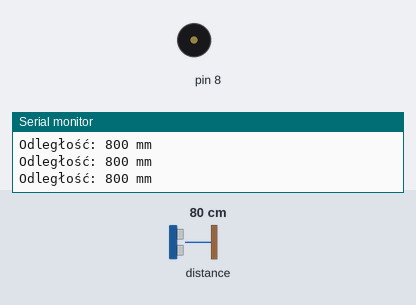
Simulated run of this sketch. Board: Arduino Uno, built with avr-gcc and run on an emulated ATmega328P. Parts: buzzer (waves = sounding), the last lines printed to the serial monitor. The test bench sets the inputs (shaded band); at power-on: distance to the obstacle 80 cm.

Above: at 1.2 s.
1.3 s: distance to the obstacle set to 32 cm
2.8 s: distance to the obstacle set to 27 cm
At 3.8 s:
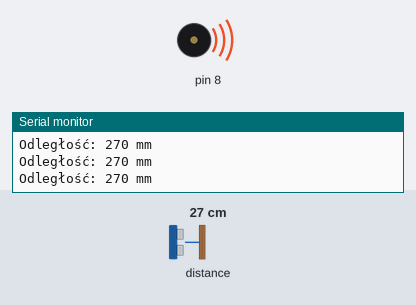
Timing chart, 0 to 5.8 s (numbered marks = the images above; inputs shaded):
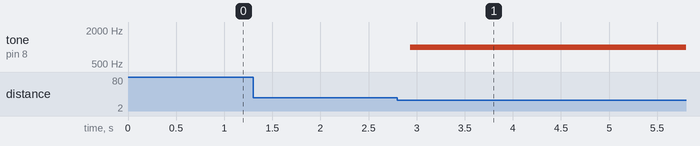

The sketch:

microcontroller_sc.ino
```cpp
#include <Wire.h>
#include <Adafruit_VL53L0X.h>

Adafruit_VL53L0X sensor;

void setup() {
  Serial.begin(9600);
  Wire.begin();
  sensor.begin();

  pinMode(8, OUTPUT);
}

void loop() {
  VL53L0X_RangingMeasurementData_t measure;
  sensor.rangingTest(&measure, false);

  Serial.print("Odległość: ");
  Serial.print(measure.RangeMilliMeter);
  Serial.println(" mm");
  delay(100);


  if (measure.RangeMilliMeter < 100) {
    tone(8, 3000);
  }
  else if (measure.RangeMilliMeter < 200) {
    tone(8, 2000);
  }

    else if (measure.RangeMilliMeter < 300) {
    tone(8, 1000);
  }

  else {
    noTone(8);
  }
}
```

Measured:
- the behaviour switches between 30 and 29 cm on distance to the obstacle (found by bisection; images 0 and 1)
- after the input at 2.8 s, tone on pin 8: silent → 1000 Hz after 0.14 s
